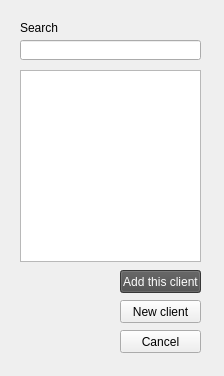
<?xml version="1.0" encoding="UTF-8"?>
<ui version="4.0">
 <class>Form</class>
 <widget class="QWidget" name="Form">
  <property name="geometry">
   <rect>
    <x>0</x>
    <y>0</y>
    <width>224</width>
    <height>376</height>
   </rect>
  </property>
  <property name="windowTitle">
   <string>Form</string>
  </property>
  <widget class="QLabel" name="label">
   <property name="geometry">
    <rect>
     <x>20</x>
     <y>20</y>
     <width>81</width>
     <height>16</height>
    </rect>
   </property>
   <property name="text">
    <string>Search</string>
   </property>
  </widget>
  <widget class="QLineEdit" name="searchInput">
   <property name="geometry">
    <rect>
     <x>20</x>
     <y>40</y>
     <width>181</width>
     <height>20</height>
    </rect>
   </property>
   <property name="placeholderText">
    <string/>
   </property>
  </widget>
  <widget class="QListWidget" name="clientList">
   <property name="geometry">
    <rect>
     <x>20</x>
     <y>70</y>
     <width>181</width>
     <height>192</height>
    </rect>
   </property>
  </widget>
  <widget class="QPushButton" name="addBtn">
   <property name="geometry">
    <rect>
     <x>120</x>
     <y>270</y>
     <width>81</width>
     <height>23</height>
    </rect>
   </property>
   <property name="styleSheet">
    <string notr="true">background-color: rgb(75, 75, 75);
color: rgb(253, 253, 253);</string>
   </property>
   <property name="text">
    <string>Add this client</string>
   </property>
  </widget>
  <widget class="QPushButton" name="cancelBtn">
   <property name="geometry">
    <rect>
     <x>120</x>
     <y>330</y>
     <width>81</width>
     <height>23</height>
    </rect>
   </property>
   <property name="text">
    <string>Cancel</string>
   </property>
  </widget>
  <widget class="QPushButton" name="newBtn">
   <property name="geometry">
    <rect>
     <x>120</x>
     <y>300</y>
     <width>81</width>
     <height>23</height>
    </rect>
   </property>
   <property name="text">
    <string>New client</string>
   </property>
  </widget>
 </widget>
 <resources/>
 <connections/>
</ui>
